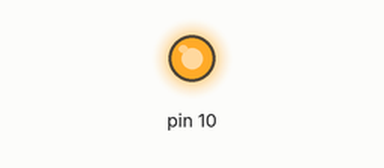
This sketch was run on a simulated Arduino Uno, built with avr-gcc and run on an emulated ATmega328P. Parts: output pins drawn as LEDs (lit = HIGH). What the sketch prints to the serial monitor is not drawn.

Above: at 0.1 s.
Timing chart, 0 to 1.6 s (numbered marks = the images above):
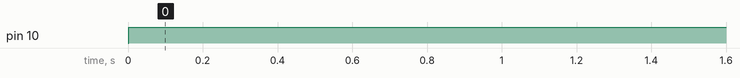

Measured:
- by itself, pin 10: LOW → HIGH at 0.00 s

The sketch:

master.ino
```cpp
//#include <SPI.h>
//
//void setup() {
//  Serial.begin(115200);
//  Serial.println("\nSPI Master");
//  SPI.begin();
//}
//
//void loop() {
//  float pi = 3.14159;
//  uint8_t *ptr = (uint8_t *)&pi;    //cast the address of a float into a pointer of byte
//
//  SPI.beginTransaction(SPISettings(4000000, MSBFIRST, SPI_MODE0));
//  digitalWrite(SS, LOW);
//  for (int i=0; i<sizeof(pi); i++) {
//    SPI.transfer(*ptr);    // send the pi byte by byte
//    Serial.print(*ptr);    // for debugging, print out each byte
//    Serial.print(", ");
//    *ptr++;
//  }
//  digitalWrite(SS, HIGH);
//  SPI.endTransaction();
//
//  Serial.println();
//  delay(5000);
//}

//YANG DIPAKAI PADA YOUTUBE KODE DIBAWAH INI
//KODE INI UNTUK MENGIRIM DATA HELLO WORLD KE SLAVE
#include <SPI.h> //library SPI

void setup() {
  Serial.begin(115200); //baudrate yang digunakan 115200
  Serial.println("\nSPI Master"); //print pada baris pertama SPI MASTER
  SPI.begin(); //Memulai Komunikasi SPI
}

void loop() {
  char helloWorld[] = "Hello, World!"; // Mendeklarasikan array karakter (string) "Hello, World!".
  uint8_t *ptr = (uint8_t *)helloWorld; // Ini digunakan untuk mengakses data string sebagai byte.

  SPI.beginTransaction(SPISettings(4000000, MSBFIRST, SPI_MODE0)); //Memulai transaksi SPI dengan konfigurasi kecepatan 4 MHz, bit-order MSBFIRST (Most Significant Bit First), dan mode SPI_MODE0.
  digitalWrite(SS, LOW); //Mengaktifkan Slave Select (SS) dengan menurunkan levelnya ke LOW

  //Loop untuk mengirim setiap byte dari string "Hello, World!" melalui SPI.
  for (int i = 0; i < sizeof(helloWorld); i++) {
    SPI.transfer(*ptr); // mengirim karakter, byte demi byte
    Serial.print(*ptr); // Mencetak byte saat ini ke Serial Monitor untuk tujuan debugging
    Serial.print(", "); //mencetak koma dan spasi untuk memisahkan setiap byta yang dicetak
    *ptr++; //Memindahkan pointer ke byte berikutnya.
  }
  digitalWrite(SS, HIGH); //Menonaktifkan Slave Select (SS) dengan meninggikan levelnya ke HIGH.
  SPI.endTransaction(); // Mengakhiri transaksi SPI.

  Serial.println();  //Mencetak baris baru ke Serial Monitor.
  delay(5000); //Menunda eksekusi selama 5 detik sebelum mengulang proses kembali
}
```
